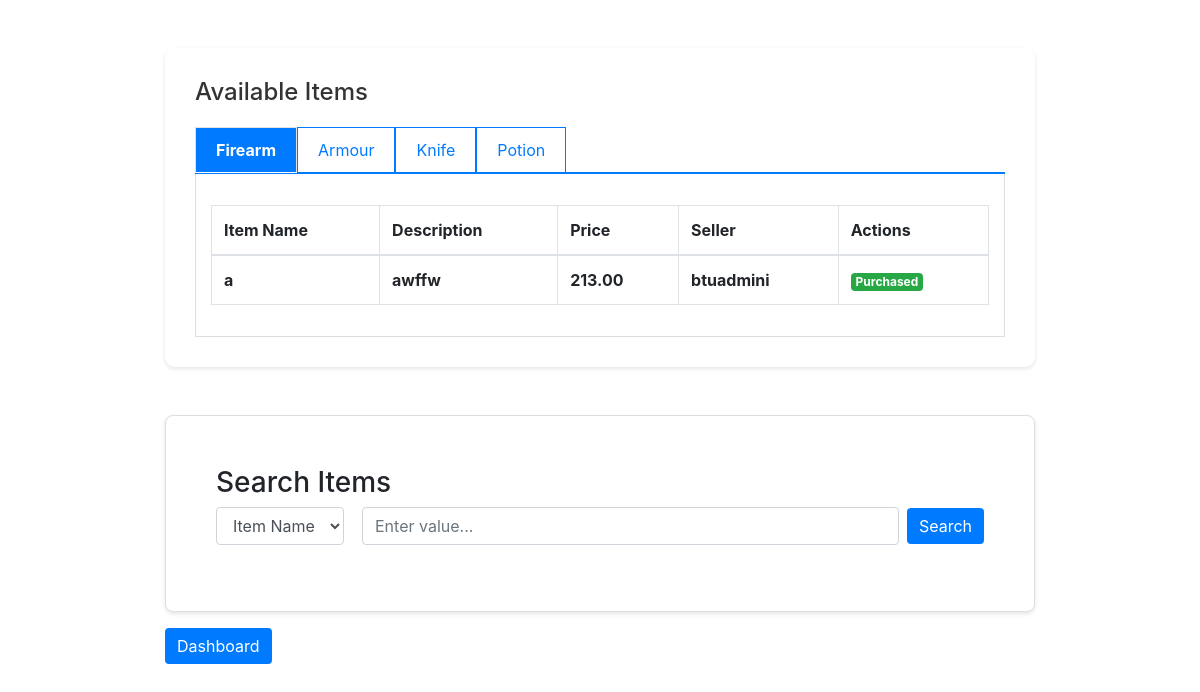
The app's page /in-game-marketplace/view_items.php (signed in) with its own data.
### tables this page shows
CREATE TABLE `items` (
  `id` int(11) NOT NULL,
  `user_id` int(11) NOT NULL,
  `item_name` varchar(100) NOT NULL,
  `item_description` text DEFAULT NULL,
  `price` decimal(10,2) NOT NULL,
  `created_at` timestamp NOT NULL DEFAULT current_timestamp(),
  `purchased` tinyint(1) DEFAULT 0,
  `category` enum('Firearm','Armour','Knife','Potion') NOT NULL
);

CREATE TABLE `users` (
  `id` int(11) NOT NULL,
  `username` varchar(50) NOT NULL,
  `password` varchar(255) NOT NULL,
  `created_at` timestamp NOT NULL DEFAULT current_timestamp(),
  `email` varchar(100) NOT NULL,
  `birth_date` date NOT NULL
);

### in-game-marketplace/view_items.php (the view, shortened to what this page needs)
<?php
$user_id = $_SESSION['user_id'];
$conn = db_connect();
?>
<!DOCTYPE html>
<html lang="en">
<head>
    <link rel="stylesheet" href="https://maxcdn.bootstrapcdn.com/bootstrap/4.5.2/css/bootstrap.min.css">
    <link rel="stylesheet" href="css/style.css">
</head>
<body>
    <div class="container mt-5">
        <div class="card">
            <div class="card-body">
                <h2 class="card-title">Available Items</h2>
                <ul class="nav nav-tabs" id="myTab" role="tablist">
                    <li class="nav-item">
                        <a class="nav-link active" id="firearm-tab" data-toggle="tab" href="#firearm" role="tab" aria-controls="firearm" aria-selected="true">Firearm</a>
                    </li>
                    <li class="nav-item">
                        <a class="nav-link" id="armour-tab" data-toggle="tab" href="#armour" role="tab" aria-controls="armour" aria-selected="false">Armour</a>
                    </li>
                    <li class="nav-item">
                        <a class="nav-link" id="knife-tab" data-toggle="tab" href="#knife" role="tab" aria-controls="knife" aria-selected="false">Knife</a>
                    </li>
                    <li class="nav-item">
                        <a class="nav-link" id="potion-tab" data-toggle="tab" href="#potion" role="tab" aria-controls="potion" aria-selected="false">Potion</a>
                    </li>
                </ul>
                <div class="tab-content" id="myTabContent">
                    <div class="tab-pane fade show active" id="firearm" role="tabpanel" aria-labelledby="firearm-tab">
                        <table class="table table-bordered mt-3">
                            <thead>
                                <tr>
                                    <th>Item Name</th>
                                    <th>Description</th>
                                    <th>Price</th>
                                    <th>Seller</th>
                                    <th>Actions</th>
                                </tr>
                            </thead>
                            <tbody>
                                <?php
                                $query = "SELECT items.*, users.username AS seller FROM items JOIN users ON items.user_id = users.id WHERE items.user_id != $user_id AND category = 'Firearm'";
                                $result = mysqli_query($conn, $query);
                                while ($row = mysqli_fetch_assoc($result)) { ?>
                                    <tr>
                                        <td><?php echo $row['item_name']; ?></td>
                                        <td><?php echo $row['item_description']; ?></td>
                                        <td><?php echo $row['price']; ?></td>
                                        <td><?php echo $row['seller']; ?></td>
                                        <td>
                                            <?php if ($row['purchased']) { ?>
                                                <span class="badge badge-success">Purchased</span>
                                            <?php } else { ?>
                                                <a href="payment.php?id=<?php echo $row['id']; ?>" class="btn btn-primary">Purchase</a>
                                            <?php } ?>
                                        </td>
                                    </tr>
                                <?php } ?>
                            </tbody>
                        </table>
                    </div>
                </div>
            </div>
        </div>
        <div class="card mt-5 search-section">
            <div class="card-body">
                <h3>Search Items</h3>
                <form method="post" action="view_items.php" class="form-inline mb-3">
                    <div class="form-group mr-2">
                        <select name="search_attribute" class="form-control">
                            <option value="item_name">Item Name</option>
                        </select>
                    </div>
                    <input type="text" name="search_value" class="form-control mr-2" placeholder="Enter value...">
                    <button type="submit" class="btn btn-primary">Search</button>
                </form>
            </div>
        </div>
        <a href="dashboard.php" class="btn btn-primary mt-3">Dashboard</a>
    </div>
</body>
</html>

### in-game-marketplace/css/style.css (style rules this page uses)
.card { box-shadow: 0 4px 8px rgba(0,0,0,0.1); box-shadow: 0 0.125rem 0.25rem rgba(0, 0, 0, 0.075); border: none; box-shadow: 0 2px 4px rgba(0,0,0,0.1); margin-top: 1rem; border-radius: 8px; border-radius: 10px; }
.btn-primary { border: none; background-color: #4a90e2; background-color: #007bff; }
.card-title { font-size: 24px; margin-bottom: 20px; color: #4a4a4a; color: #333; }
.container { margin-top: 50px; margin-top: 30px; max-width: 900px; }
.nav-link { color: #555; border: none; border-radius: 0; border: 1px solid #007bff; color: #007bff; padding: 10px 20px; }
.active { border: none; background-color: #007bff; border-bottom: 2px solid #007bff; color: white; font-weight: bold; color: #007bff; background-color: transparent; }
.form-inline { justify-content: center; display: flex; align-items: center; }
.form-control { flex: 1; margin-right: 10px; }
.badge-success { background-color: #28a745; }
.mt-5 { margin-top: 3rem !important; }
.mt-3 { margin-top: 1rem !important; }
.card-body { padding: 30px; }
.nav-tabs { border-bottom: 2px solid #007bff; }
.tab-pane { padding: 15px; border: 1px solid #ddd; border-top: none; background: #fff; }
.search-section { padding: 20px; margin-top: 30px; background: #fff; border: 1px solid #ddd; border-radius: 8px; }
.nav-tabs .nav-link { border: 1px solid #007bff; border-radius: 0; color: #007bff; padding: 10px 20px; }
.nav-tabs .nav-link.active { background-color: #007bff; color: white; }

### records on screen
items: item_name "a", item_description "awffw", price "213.00", user.username "btuadmini", purchased "Purchased"
